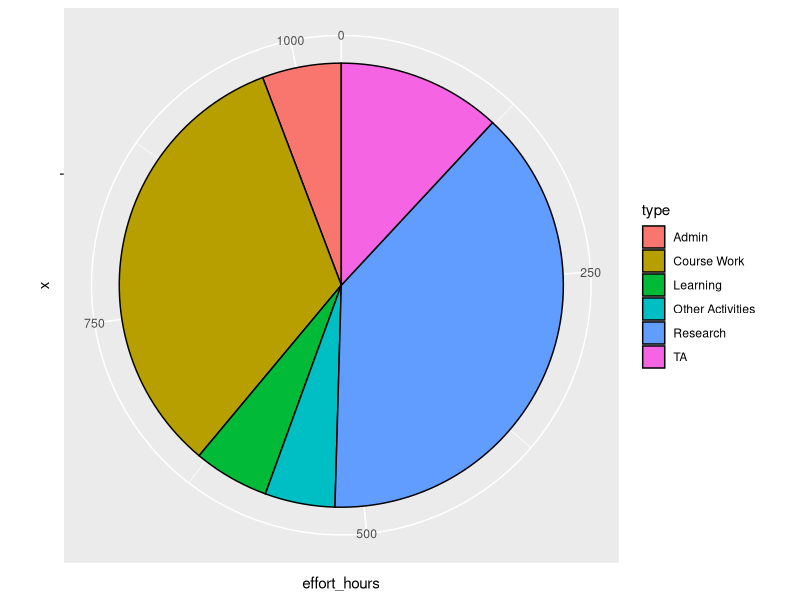

The R script that drew this image:
## ---- chunk 1
#| message: false
#| echo: false

#### Workspace set-up and read in data ####

# Load packages 
library(tidyverse)
library(here)

# read in cleaned data

cleaned_time_sheet = read_csv(
  file = here("outputs/data/cleaned_time_sheet.csv"),
  show_col_types = FALSE
)
## ---- chunk 2
min(cleaned_time_sheet$start_date)
max(cleaned_time_sheet$end_date)
nrow(cleaned_time_sheet)
## ---- chunk 3

# Piecharts: https://r-charts.com/part-whole/pie-chart-ggplot2/
# Update this to %
cleaned_time_sheet |>
  group_by(type) |>
  summarize(effort_hours = as.numeric(sum(duration)) / 3600) |>
  ggplot(aes(x = "", y = effort_hours, fill = type)) +
  geom_col(color = "black") +
  coord_polar(theta = "y")
